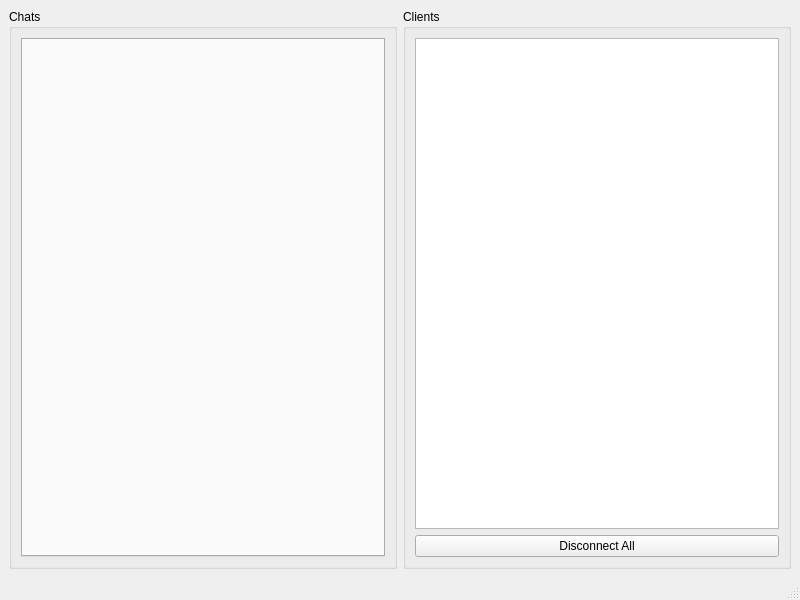
<?xml version="1.0" encoding="UTF-8"?>
<ui version="4.0">
 <class>MainWindow</class>
 <widget class="QMainWindow" name="MainWindow">
  <property name="geometry">
   <rect>
    <x>0</x>
    <y>0</y>
    <width>800</width>
    <height>600</height>
   </rect>
  </property>
  <property name="windowTitle">
   <string>MainWindow</string>
  </property>
  <widget class="QWidget" name="centralwidget">
   <layout class="QHBoxLayout" name="horizontalLayout">
    <item>
     <widget class="QGroupBox" name="grpChats">
      <property name="title">
       <string>Chats</string>
      </property>
      <layout class="QVBoxLayout" name="verticalLayout">
       <item>
        <widget class="QTabWidget" name="tbChats"/>
       </item>
      </layout>
     </widget>
    </item>
    <item>
     <widget class="QGroupBox" name="grpClients">
      <property name="title">
       <string>Clients</string>
      </property>
      <layout class="QVBoxLayout" name="verticalLayout_2">
       <item>
        <widget class="QListWidget" name="lstClients"/>
       </item>
       <item>
        <widget class="QPushButton" name="btnDisconnectAll">
         <property name="text">
          <string>Disconnect All</string>
         </property>
        </widget>
       </item>
      </layout>
     </widget>
    </item>
   </layout>
  </widget>
  <widget class="QMenuBar" name="menubar">
   <property name="geometry">
    <rect>
     <x>0</x>
     <y>0</y>
     <width>800</width>
     <height>21</height>
    </rect>
   </property>
  </widget>
  <widget class="QStatusBar" name="statusbar"/>
 </widget>
 <resources/>
 <connections/>
</ui>
